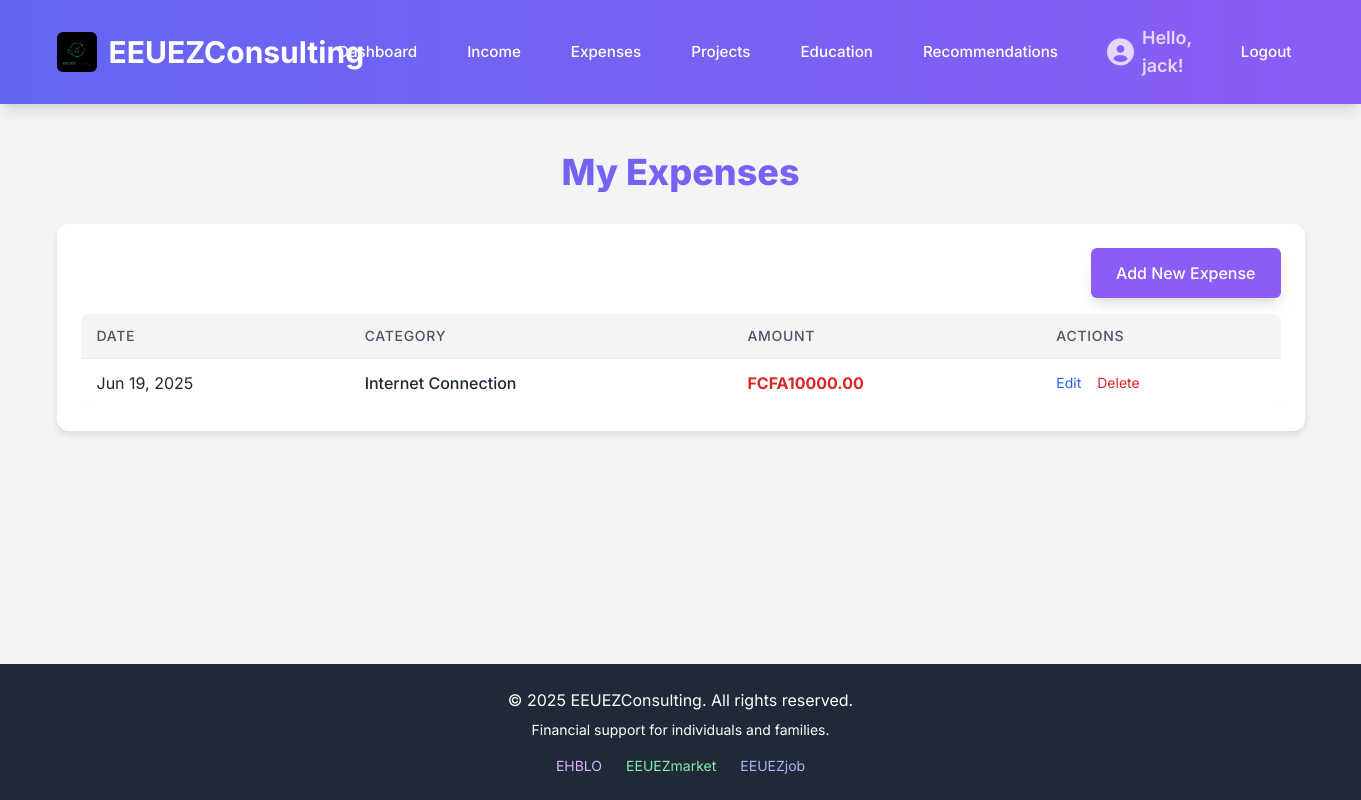
Screenshot of /expenses/ (signed in) with the database file from the repository.
### financial_app/models.py (models this page shows, shortened)
class Expense(models.Model):
    user = models.ForeignKey(User, on_delete=models.CASCADE, related_name='expenses')
    amount = models.DecimalField(max_digits=10, decimal_places=2, help_text="Amount of expense")
    category = models.CharField(max_length=255, help_text="e.g., 'Food', 'Rent', 'Transport', 'Utilities'")
    date = models.DateField(auto_now_add=True, help_text="Date when the expense was recorded")
    description = models.TextField(blank=True, null=True, help_text="Optional description of the expense")
    class Meta:
        ordering = ['-date'] # Order by most recent expense first

### financial_app/views.py (the view)
# urls.py: path('expenses/', views.expense_list, name='expense_list'),
@login_required
def expense_list(request):
    expenses = Expense.objects.filter(user=request.user).order_by('-date')
    context = {'expenses': expenses, 'title': 'My Expenses'}
    return render(request, 'financial_app/expense_list.html', context)

### financial_app/templates/financial_app/expense_list.html (shortened to what this page needs)
{% extends 'base.html' %}
{% block content %}
<h2 class="text-4xl font-extrabold text-gray-900 mb-8 text-center text-gradient">{{ title }}</h2>
<div class="card mb-6">
    <div class="flex justify-end mb-4">
        <a href="{% url 'add_expense' %}" class="btn-primary">Add New Expense</a>
    </div>
    {% if expenses %}
        <div class="overflow-x-auto">
            <table class="min-w-full bg-white rounded-lg shadow-sm divide-y divide-gray-200">
                <thead class="bg-gray-100">
                    <tr>
                        <th class="py-3 px-4 text-left text-sm font-medium text-gray-600 uppercase tracking-wider rounded-tl-lg">Date</th>
                        <th class="py-3 px-4 text-left text-sm font-medium text-gray-600 uppercase tracking-wider">Category</th>
                        <th class="py-3 px-4 text-left text-sm font-medium text-gray-600 uppercase tracking-wider">Amount</th>
                        <th class="py-3 px-4 text-left text-sm font-medium text-gray-600 uppercase tracking-wider rounded-tr-lg">Actions</th>
                    </tr>
                </thead>
                <tbody class="divide-y divide-gray-200">
                    {% for expense in expenses %}
                        <tr class="hover:bg-gray-50">
                            <td class="py-3 px-4 whitespace-nowrap text-gray-800">{{ expense.date|date:"M d, Y" }}</td>
                            <td class="py-3 px-4 whitespace-nowrap text-gray-800 font-medium">{{ expense.category }}</td>
                            <td class="py-3 px-4 whitespace-nowrap text-red-600 font-bold">FCFA{{ expense.amount|floatformat:2 }}</td>
                            <td class="py-3 px-4 whitespace-nowrap text-sm">
                                <a href="{% url 'edit_expense' expense.pk %}" class="text-blue-600 hover:text-blue-900 mr-3">Edit</a>
                                <a href="{% url 'delete_expense' expense.pk %}" class="text-red-600 hover:text-red-900">Delete</a>
                            </td>
                        </tr>
                    {% endfor %}
                </tbody>
            </table>
        </div>
    {% else %}
        <p class="text-gray-500 text-center py-8">You haven't recorded any expenses yet. <a href="{% url 'add_expense' %}" class="text-purple-600 hover:underline">Add your first expense!</a></p>
    {% endif %}
</div>
{% endblock %}

### templates/base.html (shortened to what this page needs)
{% load static %}
<!DOCTYPE html>
<html lang="en">
<head>
    <script src="https://cdn.tailwindcss.com"></script>
    <link rel="stylesheet" href="https://cdnjs.cloudflare.com/ajax/libs/font-awesome/6.0.0-beta3/css/all.min.css" />
</head>
<body class="min-h-screen flex flex-col">
    <header class="header-bg text-white py-4 shadow-lg">
        <div class="container mx-auto px-4 flex flex-col md:flex-row justify-between items-center">
            <h1 class="text-3xl font-bold mb-3 md:mb-0 flex items-center space-x-3">
                <img src="{% static 'img/EEUEZ.jpeg' %}" alt="EEUEZConsulting Logo" class="h-10 w-auto rounded-md object-contain">
                <a href="{% url 'dashboard' %}" class="hover:text-gray-200">EEUEZConsulting</a>
            </h1>
            <nav class="w-full md:w-auto mt-4 md:mt-0">
                <ul class="flex flex-col md:flex-row justify-center md:justify-end items-center space-y-2 md:space-y-0 md:space-x-6">
                    {% if user.is_authenticated %}
                        <li><a href="{% url 'dashboard' %}" class="nav-link-btn">Dashboard</a></li>
                        <li><a href="{% url 'income_list' %}" class="nav-link-btn">Income</a></li>
                        <li><a href="{% url 'expense_list' %}" class="nav-link-btn">Expenses</a></li>
                        <li><a href="{% url 'project_list' %}" class="nav-link-btn">Projects</a></li>
                        <li><a href="{% url 'education_modules_list' %}" class="nav-link-btn">Education</a></li>
                        <li><a href="{% url 'recommendations_list' %}" class="nav-link-btn">Recommendations</a></li>
                        <li class="flex items-center space-x-2 font-semibold text-lg text-purple-200 user-greeting-item">
                            <i class="fa-solid fa-circle-user fa-xl"></i>
                            <span>Hello, {{ user.username }}!</span>
                        </li>
                        <li><a href="{% url 'logout' %}" class="nav-link-btn">Logout</a></li>
                    {% else %}
                        <li><a href="{% url 'login' %}" class="nav-link-btn">Login</a></li>
                        <li><a href="{% url 'register' %}" class="nav-link-btn">Register</a></li>
                    {% endif %}
                </ul>
            </nav>
        </div>
    </header>
    <main class="flex-grow container mx-auto px-4 py-8">
        {% block content %}
        {% endblock %}
    </main>
    <footer class="bg-gray-800 text-white py-6 mt-8">
        <div class="container mx-auto px-4 text-center">
            <p>&copy; 2025 EEUEZConsulting. All rights reserved.</p>
            <p class="text-sm mt-2">Financial support for individuals and families.</p>
            <div class="flex flex-col sm:flex-row justify-center space-y-2 sm:space-y-0 sm:space-x-6 mt-4">
                <a href="http://ehblo.com" target="_blank" class="text-purple-300 hover:text-purple-100 text-sm">EHBLO</a>
                <a href="http://eeuezmarket.com" target="_blank" class="text-green-300 hover:text-green-100 text-sm">EEUEZmarket</a>
                <a href="http://eeuezjob.com" target="_blank" class="text-indigo-300 hover:text-indigo-100 text-sm">EEUEZjob</a>
            </div>
        </div>
    </footer>
</body>
</html>

### templates/base.html (style rules this page uses)
body { font-family: 'Inter', sans-serif; background-color: #f3f4f6; color: #374151; }
.header-bg { background: linear-gradient(to right, #6366f1, #8b5cf6); }
.text-gradient { background: linear-gradient(to right, #6366f1, #8b5cf6); -webkit-background-clip: text; background-clip: text; -webkit-text-fill-color: transparent; }
.card { background-color: #ffffff; border-radius: 0.75rem; box-shadow: 0 4px 6px rgba(0, 0, 0, 0.1); padding: 1.5rem; }
.btn-primary { display: inline-flex; align-items: center; padding: 0.75rem 1.5rem; border: 1px solid transparent; font-size: 1rem; font-weight: 500; border-radius: 0.375rem; box-shadow: 0 10px 15px -3px rgba(0, 0, 0, 0.1), 0 4px 6px -2px rgba(0, 0, 0, 0.05); color: #ffffff; background-color: #8b5cf6; transition: background-color 0.2s ease-in-out, transform 0.2s ease-in-out, box-shadow 0.2s ease-in-out; }
.nav-link-btn { display: inline-flex; align-items: center; padding: 0.5rem 0.75rem; border: 1px solid transparent; font-size: 0.95rem; font-weight: 500; border-radius: 0.375rem; color: #ffffff; background-color: transparent; transition: background-color 0.2s ease-in-out, transform 0.2s ease-in-out, box-shadow 0.2s ease-in-out; }
.user-greeting-item { padding: 0.5rem 0.75rem; border-radius: 0.375rem; }

### rows the page displays
Expense: date "Jun 19, 2025", category "Internet Connection", amount "10000.00"

### other values shown
{{ user.username }} "jack"
{{ title }} "My Expenses"
